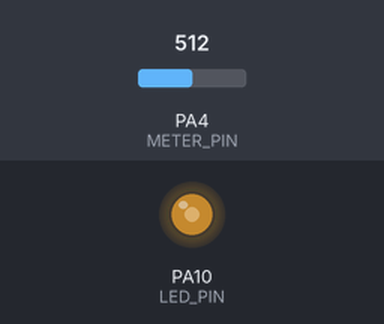
Bench run of a sketch on a simulated STM32 Blue Pill. On the bench: output pins drawn as LEDs (lit = HIGH). The test bench sets the inputs (shaded band); at power-on: PA4 (METER_PIN) = 512.

Above: at 1.2 s.
1.3 s: PA4 (METER_PIN) set to 716
At 2.0 s:
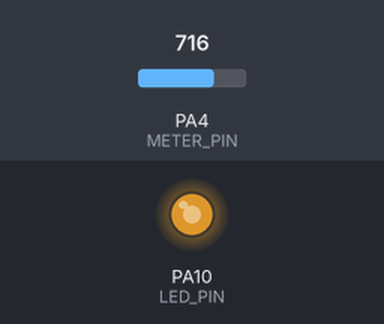
2.8 s: PA4 (METER_PIN) set to 900
At 3.1 s:
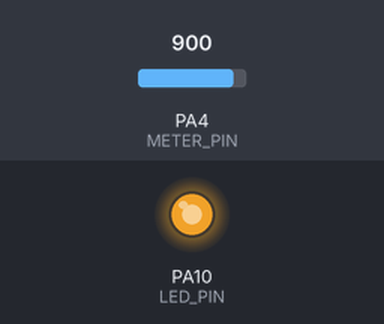
4.3 s: PA4 (METER_PIN) set to 122
At 5.4 s:
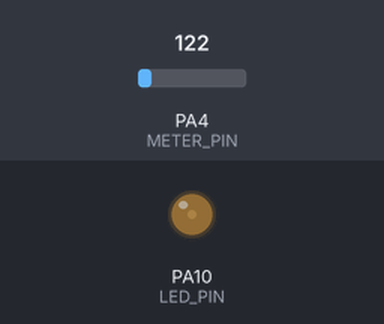
5.8 s: PA4 (METER_PIN) set to 0
At 6.6 s:
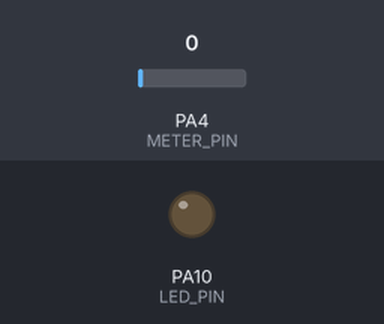
7.3 s: PA4 (METER_PIN) set to 511
At 7.7 s:
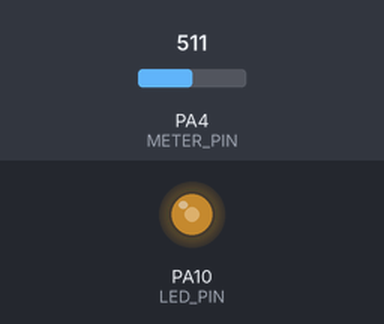
Timing chart, 0 to 9.8 s (numbered marks = the images above; inputs shaded):
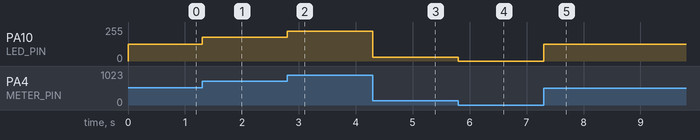

Measured:
- after the input at 1.3 s, PA10 (LED_PIN): 127/255 → 178/255 at once
- after the input at 2.8 s, PA10 (LED_PIN): 178/255 → 224/255 at once
- after the input at 4.3 s, PA10 (LED_PIN): 224/255 → 30/255 at once
- after the input at 5.8 s, PA10 (LED_PIN): 30/255 → 0/255 at once
- after the input at 7.3 s, PA10 (LED_PIN): 0/255 → 127/255 at once

The sketch:

led_pwm.ino
```cpp
#define METER_PIN PA4 // ANALOG PIN on PINOUT MAP ADCX
#define LED_PIN PA10 // PWM PIN on PINOUT MAP "~"

void setup() {
}

void loop() {
    int potentiometerValue = analogRead(METER_PIN);
    int brightness =  map(potentiometerValue, 0, 1023, 0, 255);
    analogWrite(LED_PIN, brightness);
}
```
